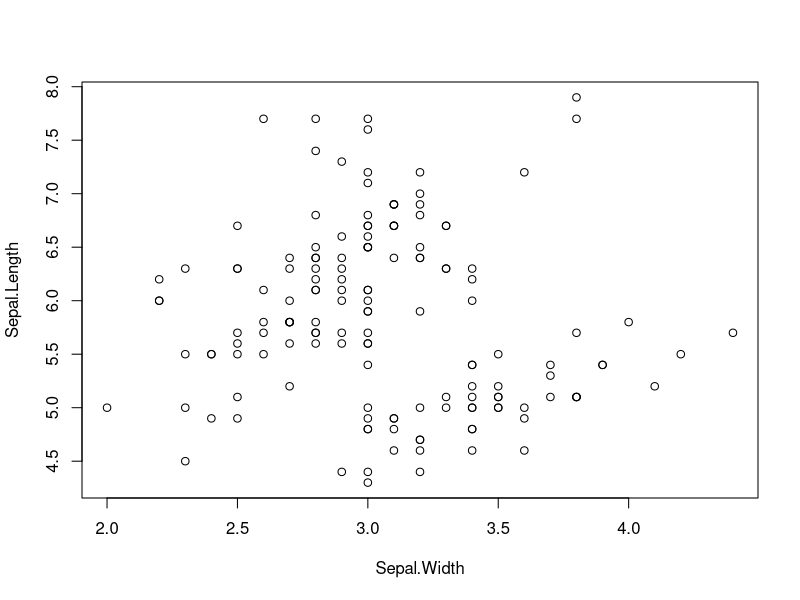
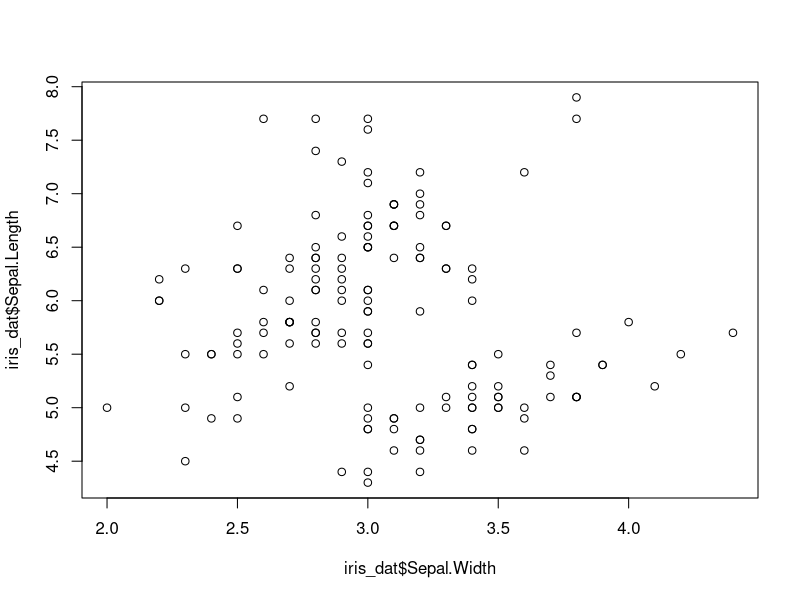
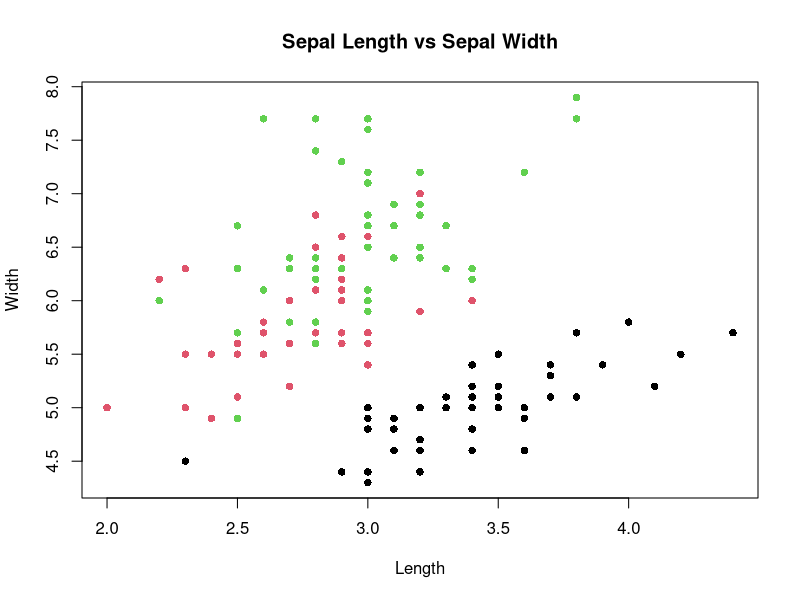
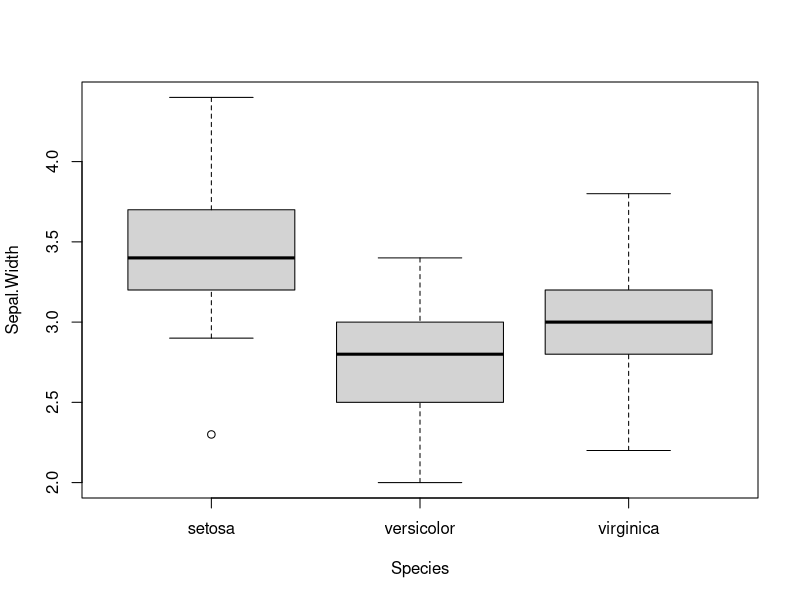
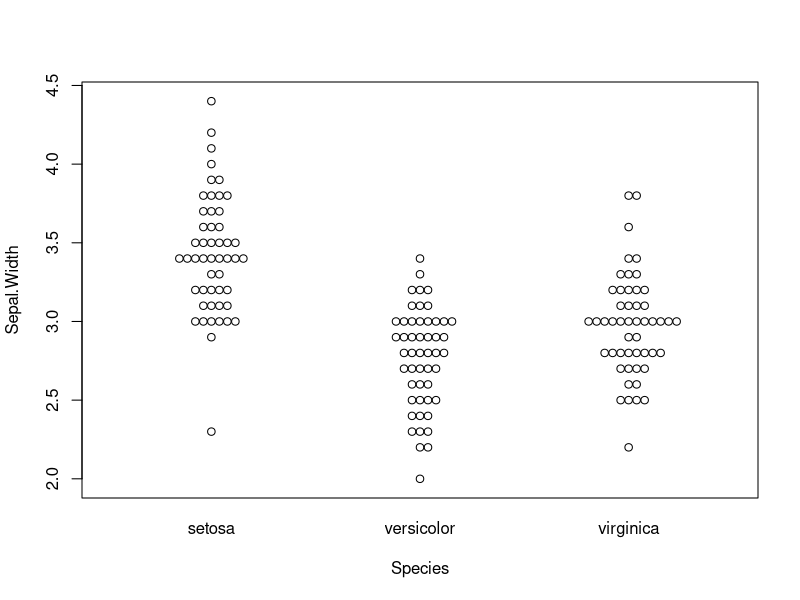
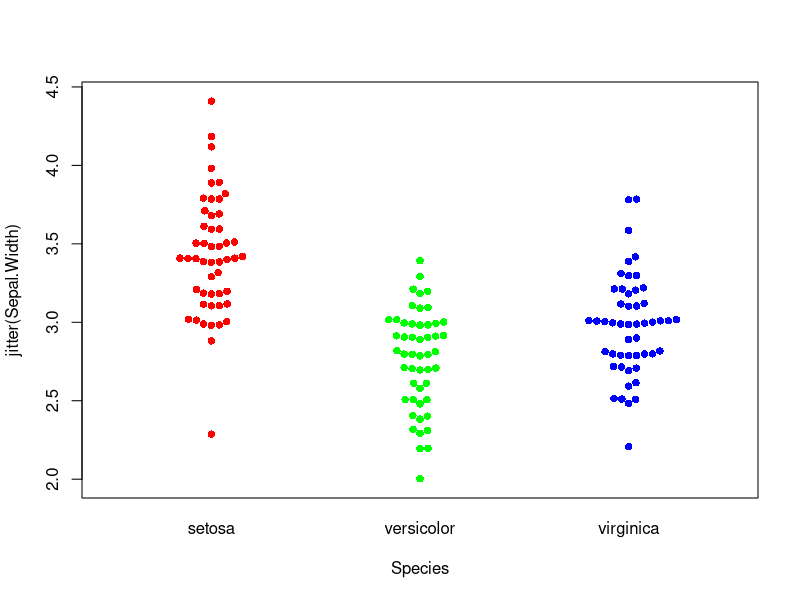
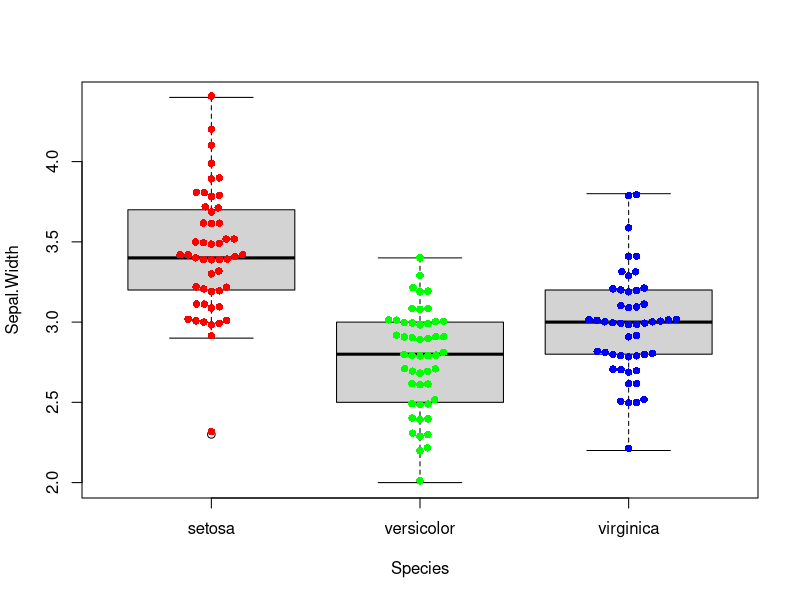
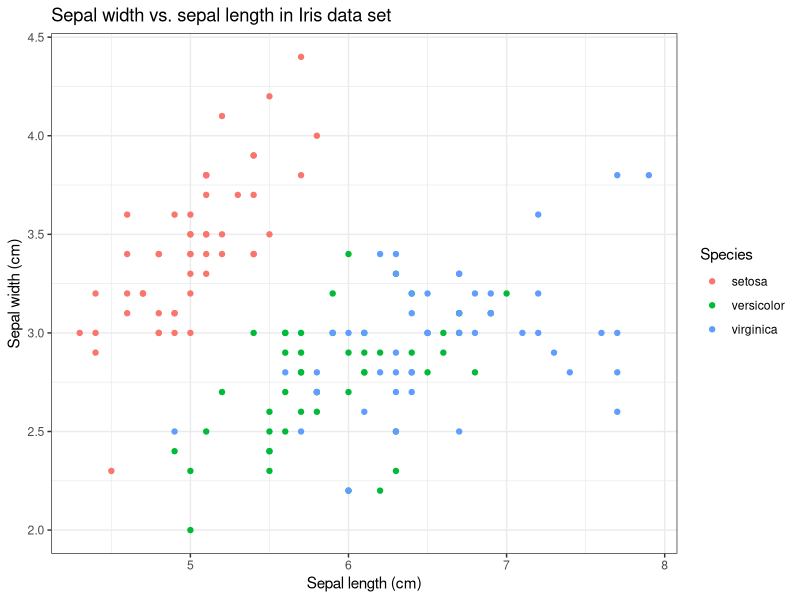

Generate these figures, in order, with R:
## ---- chunk 1
print("Hello")
## ---- chunk 2
some_number <- 5
some_number + 3
some_other_number <- some_number ^ 3
some_other_number
## ---- chunk 3
ls()
## ---- chunk 4
typeof(some_number)
## ---- chunk 5
some_text <- "5" 
typeof(some_text)
## ---- chunk 6
some_number + 5 
## ---- chunk 7
as.numeric(some_text) + 5
## ---- chunk 8
my_vector <- c(1,3,5,6,7,8)
## ---- chunk 9
my_vector^3
## ---- chunk 10
c(my_vector, my_vector^3, my_vector^4)
## ---- chunk 11
my_vector[3]
## ---- chunk 12
my_vector[c(1,3,5)]
## ---- chunk 13
my_vector[2:4]
## ---- chunk 14
data(esoph)
head(esoph)
## ---- chunk 15
head( esoph$agegp )     # column
head( esoph[,'agegp'] ) # column using []
## ---- chunk 16
esoph[2,]             # row
esoph[2,'agegp']      # Single value
esoph[2,1]            # Single value using numbers
## ---- chunk 17
summary(esoph[,3:5])
## ---- chunk 18
data(iris)
iris_dat <- iris
## ---- chunk 19
str(iris_dat, max.level=0)
colnames(iris_dat)
## ---- chunk 20
levels(iris_dat$Species)
## ---- chunk 21
versicolor <- subset(iris_dat, iris_dat$Species == "versicolor")
virginica <- subset(iris_dat, iris_dat$Species == "virginica")
## ---- chunk 22
t.test(versicolor$Sepal.Length, virginica$Sepal.Length)
## ---- chunk 23
iris_test <- t.test(versicolor$Sepal.Length, virginica$Sepal.Length)
paste("p-value:", iris_test$p.value)
## ---- chunk 24
plot(Sepal.Length~Sepal.Width, data=iris_dat)
## ---- chunk 25
plot(iris_dat$Sepal.Width, iris_dat$Sepal.Length)
## ---- chunk 26
plot(iris_dat$Sepal.Width, iris_dat$Sepal.Length, 
	pch=16, 
	col=iris$Species, 
	main='Sepal Length vs Sepal Width',
	xlab='Length',
	ylab='Width')
	
## ---- chunk 27
boxplot(Sepal.Width~Species, data=iris_dat)
## ---- chunk 28
library(beeswarm)
beeswarm(Sepal.Width~Species, data=iris_dat)
## ---- chunk 29
beeswarm(jitter(Sepal.Width)~Species, data=iris_dat,
		 method='swarm',
		 col=rainbow(3),
		 pch=16)

## ---- chunk 30
boxplot(Sepal.Width~Species, data=iris_dat)
beeswarm(jitter(Sepal.Width)~Species, data=iris_dat,
		 method='swarm',
		 col=rainbow(3),
		 pch=16,
		 add=TRUE)

## ---- chunk 31
library(ggplot2)
## ---- chunk 32
# plot
ggplot(iris_dat, aes(Sepal.Length, Sepal.Width, col=Species)) +
  geom_point() + 
  theme_bw() +
  xlab("Sepal length (cm)") + 
  ylab("Sepal width (cm)") + 
  ggtitle("Sepal width vs. sepal length in Iris data set")
## ---- chunk 33
# plot
ggplot(iris_dat, aes(Sepal.Length, Sepal.Width)) +
  geom_point() + 
  theme_bw() +
  xlab("Sepal length (cm)") + 
  ylab("Sepal width (cm)") + 
  ggtitle("Sepal width vs. sepal length in Iris data set") +
  facet_wrap(~Species, ncol=3)
